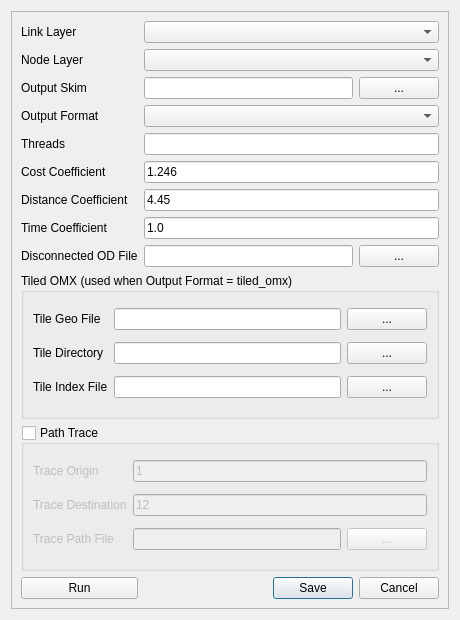
<?xml version="1.0" encoding="UTF-8"?>
<ui version="4.0">
 <class>Dialog_Skimmy</class>
 <widget class="QDialog" name="Dialog_Skimmy">
  <property name="geometry">
   <rect>
    <x>0</x>
    <y>0</y>
    <width>460</width>
    <height>620</height>
   </rect>
  </property>
  <property name="windowTitle">
   <string>Skim Dialog</string>
  </property>
  <layout class="QGridLayout" name="gridLayout">
   <item row="0" column="0">
    <widget class="QFrame" name="frame">
     <property name="frameShape">
      <enum>QFrame::StyledPanel</enum>
     </property>
     <property name="frameShadow">
      <enum>QFrame::Raised</enum>
     </property>
     <layout class="QGridLayout" name="gridLayout_3">
      <item row="0" column="0">
       <widget class="QLabel" name="label">
        <property name="text">
         <string>Link Layer</string>
        </property>
       </widget>
      </item>
      <item row="0" column="1" colspan="2">
       <widget class="QComboBox" name="comboBox_Linklayer"/>
      </item>
      <item row="1" column="0">
       <widget class="QLabel" name="label_2">
        <property name="text">
         <string>Node Layer</string>
        </property>
       </widget>
      </item>
      <item row="1" column="1" colspan="2">
       <widget class="QComboBox" name="comboBox_Nodelayer"/>
      </item>
      <item row="2" column="0">
       <widget class="QLabel" name="label_3">
        <property name="text">
         <string>Output Skim</string>
        </property>
       </widget>
      </item>
      <item row="2" column="1">
       <widget class="QLineEdit" name="lineEdit_OutSkimFile"/>
      </item>
      <item row="2" column="2">
       <widget class="QPushButton" name="browse_skimFile">
        <property name="text">
         <string>...</string>
        </property>
       </widget>
      </item>
      <item row="3" column="0">
       <widget class="QLabel" name="label_4">
        <property name="text">
         <string>Output Format</string>
        </property>
       </widget>
      </item>
      <item row="3" column="1" colspan="2">
       <widget class="QComboBox" name="comboBox_Format"/>
      </item>
      <item row="4" column="0">
       <widget class="QLabel" name="label_threads">
        <property name="text">
         <string>Threads</string>
        </property>
       </widget>
      </item>
      <item row="4" column="1" colspan="2">
       <widget class="QLineEdit" name="lineEdit_Threads">
        <property name="toolTip">
         <string>Worker threads (0 = all cores)</string>
        </property>
       </widget>
      </item>
      <item row="5" column="0">
       <widget class="QLabel" name="label_7">
        <property name="text">
         <string>Cost Coefficient</string>
        </property>
       </widget>
      </item>
      <item row="5" column="1" colspan="2">
       <widget class="QLineEdit" name="lineEdit_costCoeff">
        <property name="text">
         <string>1.246</string>
        </property>
       </widget>
      </item>
      <item row="6" column="0">
       <widget class="QLabel" name="label_5">
        <property name="text">
         <string>Distance Coefficient</string>
        </property>
       </widget>
      </item>
      <item row="6" column="1" colspan="2">
       <widget class="QLineEdit" name="lineEdit_distCoeff">
        <property name="text">
         <string>4.45</string>
        </property>
       </widget>
      </item>
      <item row="7" column="0">
       <widget class="QLabel" name="label_6">
        <property name="text">
         <string>Time Coefficient</string>
        </property>
       </widget>
      </item>
      <item row="7" column="1" colspan="2">
       <widget class="QLineEdit" name="lineEdit_timeCoeff">
        <property name="text">
         <string>1.0</string>
        </property>
       </widget>
      </item>
      <item row="8" column="0">
       <widget class="QLabel" name="label_disconnected">
        <property name="text">
         <string>Disconnected OD File</string>
        </property>
       </widget>
      </item>
      <item row="8" column="1">
       <widget class="QLineEdit" name="lineEdit_disconnected">
        <property name="toolTip">
         <string>CSV of OD pairs with no path (optional)</string>
        </property>
       </widget>
      </item>
      <item row="8" column="2">
       <widget class="QPushButton" name="browse_disconnected">
        <property name="text">
         <string>...</string>
        </property>
       </widget>
      </item>
      <item row="9" column="0" colspan="3">
       <widget class="QGroupBox" name="tiledGB">
        <property name="title">
         <string>Tiled OMX (used when Output Format = tiled_omx)</string>
        </property>
        <layout class="QGridLayout" name="gridLayout_tiled">
         <item row="0" column="0">
          <widget class="QLabel" name="label_tileGeo">
           <property name="text">
            <string>Tile Geo File</string>
           </property>
          </widget>
         </item>
         <item row="0" column="1">
          <widget class="QLineEdit" name="lineEdit_tileGeo">
           <property name="toolTip">
            <string>zones_county_model_lookup.csv</string>
           </property>
          </widget>
         </item>
         <item row="0" column="2">
          <widget class="QPushButton" name="browse_tileGeo">
           <property name="text">
            <string>...</string>
           </property>
          </widget>
         </item>
         <item row="1" column="0">
          <widget class="QLabel" name="label_tileDir">
           <property name="text">
            <string>Tile Directory</string>
           </property>
          </widget>
         </item>
         <item row="1" column="1">
          <widget class="QLineEdit" name="lineEdit_tileDir"/>
         </item>
         <item row="1" column="2">
          <widget class="QPushButton" name="browse_tileDir">
           <property name="text">
            <string>...</string>
           </property>
          </widget>
         </item>
         <item row="2" column="0">
          <widget class="QLabel" name="label_tileIndex">
           <property name="text">
            <string>Tile Index File</string>
           </property>
          </widget>
         </item>
         <item row="2" column="1">
          <widget class="QLineEdit" name="lineEdit_tileIndex">
           <property name="toolTip">
            <string>tile_index.json</string>
           </property>
          </widget>
         </item>
         <item row="2" column="2">
          <widget class="QPushButton" name="browse_tileIndex">
           <property name="text">
            <string>...</string>
           </property>
          </widget>
         </item>
        </layout>
       </widget>
      </item>
      <item row="10" column="0" colspan="3">
       <widget class="QGroupBox" name="path_traceGB">
        <property name="title">
         <string>Path Trace</string>
        </property>
        <property name="checkable">
         <bool>true</bool>
        </property>
        <property name="checked">
         <bool>false</bool>
        </property>
        <layout class="QGridLayout" name="gridLayout_2">
         <item row="0" column="0">
          <widget class="QLabel" name="label_9">
           <property name="text">
            <string>Trace Origin</string>
           </property>
          </widget>
         </item>
         <item row="0" column="1" colspan="2">
          <widget class="QLineEdit" name="lineEdit_DebugStart">
           <property name="text">
            <string>1</string>
           </property>
          </widget>
         </item>
         <item row="1" column="0">
          <widget class="QLabel" name="label_10">
           <property name="text">
            <string>Trace Destination</string>
           </property>
          </widget>
         </item>
         <item row="1" column="1" colspan="2">
          <widget class="QLineEdit" name="lineEdit_DebugEnd">
           <property name="text">
            <string>12</string>
           </property>
          </widget>
         </item>
         <item row="2" column="0">
          <widget class="QLabel" name="label_8">
           <property name="text">
            <string>Trace Path File</string>
           </property>
          </widget>
         </item>
         <item row="2" column="1">
          <widget class="QLineEdit" name="lineEdit_debugOut"/>
         </item>
         <item row="2" column="2">
          <widget class="QPushButton" name="browse_debugFile">
           <property name="text">
            <string>...</string>
           </property>
          </widget>
         </item>
        </layout>
       </widget>
      </item>
      <item row="11" column="0">
       <widget class="QPushButton" name="button_run_Skimmy">
        <property name="text">
         <string>Run</string>
        </property>
       </widget>
      </item>
      <item row="11" column="1" colspan="2">
       <widget class="QDialogButtonBox" name="button_SaveCancel">
        <property name="orientation">
         <enum>Qt::Horizontal</enum>
        </property>
        <property name="standardButtons">
         <set>QDialogButtonBox::Cancel|QDialogButtonBox::Save</set>
        </property>
       </widget>
      </item>
     </layout>
    </widget>
   </item>
  </layout>
 </widget>
 <resources/>
 <connections/>
</ui>
